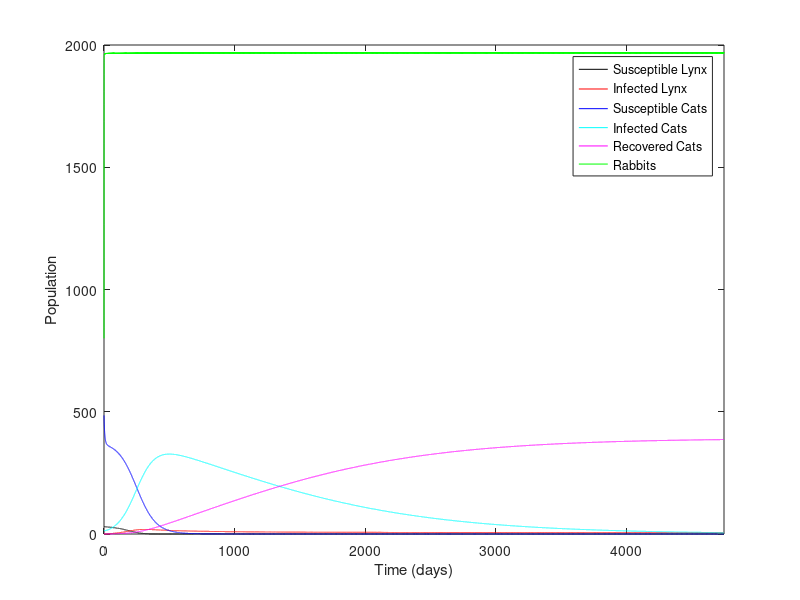
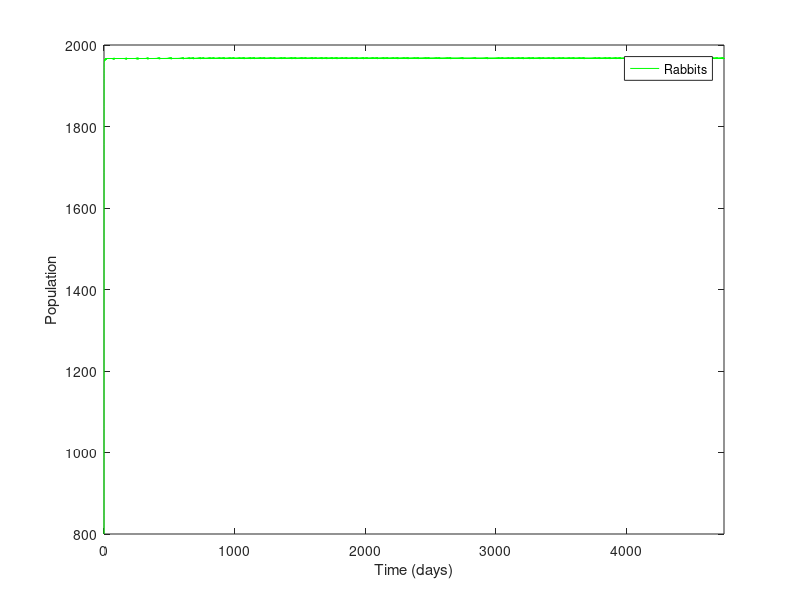
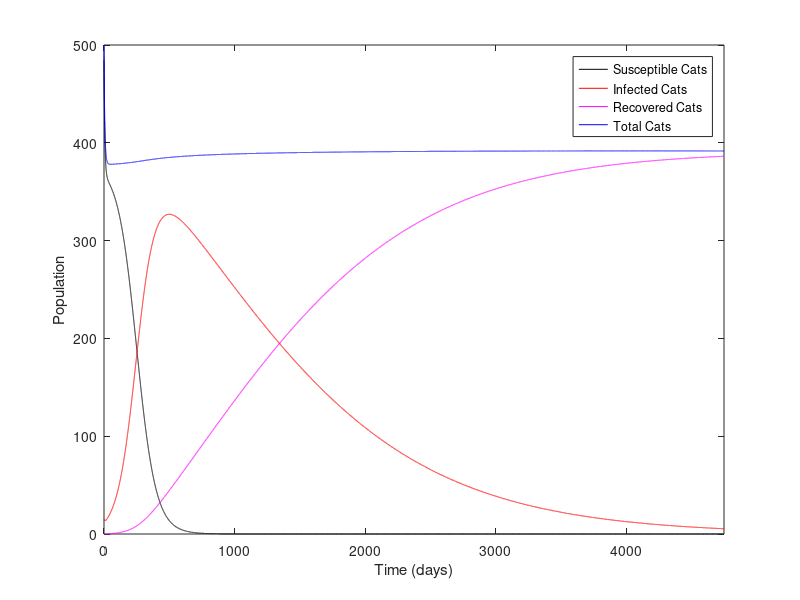
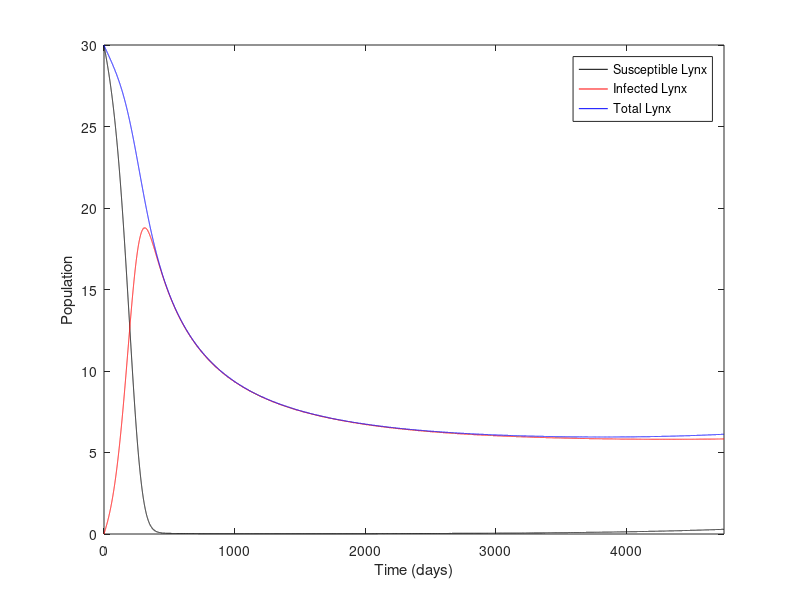

The MATLAB script that drew these images, in order:
function model1()
    %Parameters
    param.L0 = 30; %OK 30
    param.S_L0 = param.L0;
    param.I_L0 = 0;
    init_infect = 0.03; %initial infected in Cats
    param.C0 = 500; %ESTIMATION 500 = 470 + 30
    param.S_C0 = (1 - init_infect)*param.C0;
    param.I_C0 = init_infect * param.C0;
    param.R_C0 = 0;

    param.R0 = 800;
    
    param.e_LR = 0.127; %OK  0.12
    param.e_CR = 0.24; %ESTIMATION 0.24
    param.e_LC = 0.0001; %ESTIMATION 0.01
    param.beta_L = (30/250000) * 25 * 0.9; %ESTIMATION 0.07 
    param.beta_C = (500/250000) * 25 * 0.3; %OK 0.027;
    param.beta_CL = 0.95 * (30/250000) * 25 * 0.7; %ESTIMATION 
    param.gamma_L = 0.00011; %OK 0.00046
    param.rho_C = 0.00046; %OK 
    param.delta_L = 0.0032; %OK 0.0032
    param.delta_C = 0.0007; %OK 0.0007
    param.q_L = 0.1; %ESTIMATION 0.036
    param.p_C = 0.5; %OK 
    param.p_L = 0.5; %OK 
    param.x_L = 0.12; %OK 0.14
    param.x_C = 0.08; %BOF 0.002; 0.1
    param.y_R = 6.1; %OK 6.1
    param.K_C = 600;
    param.K_R = 2000;
    param.K_L = 800;
    
    %Model
    X0 = [param.S_L0 param.I_L0 param.S_C0 param.I_C0 param.R_C0 param.R0];
    % simulation parameters
        tf = 365 * 13; %Time
        options = odeset('NonNegative',1:6);
    [t,X] = ode45( @(t,x) Mod_rhs(t,x,param), [0,tf], X0(:), options);

    X = X';
    t = t';
    
    %plot all
    figure
    plot(t,X(1,:),'k','DisplayName','Susceptible Lynx');
    hold on;
    plot(t,X(2,:),'r','DisplayName','Infected Lynx');
    plot(t,X(3,:),'b','DisplayName','Susceptible Cats');
    plot(t,X(4,:),'c','DisplayName','Infected Cats');
    plot(t,X(5,:),'m','DisplayName','Recovered Cats');
    plot(t,X(6,:),'g','DisplayName','Rabbits');
    xlim([0 365*13])
    xlabel('Time (days)')
    ylabel('Population')
    hold off;
    legend show;
    
    %plot R
    figure
    plot(t,X(6,:),'g','DisplayName','Rabbits');
    xlim([0 365*13])
    xlabel('Time (days)')
    ylabel('Population')
    legend show;
    
    %plot C 
    figure
    plot(t,X(3,:),'k','DisplayName','Susceptible Cats');
    hold on;
    plot(t,X(4,:),'r','DisplayName','Infected Cats');
    plot(t,X(5,:),'m','DisplayName','Recovered Cats');
    plot(t,X(3,:) + X(4,:) + X(5,:),'b','DisplayName','Total Cats');
    xlim([0 365*13])
    xlabel('Time (days)')
    ylabel('Population')
    hold off;
    legend show;
    
    %plot L
    figure
    plot(t,X(1,:),'k','DisplayName','Susceptible Lynx');
    hold on;
    plot(t,X(2,:),'r','DisplayName','Infected Lynx');
    plot(t,X(1,:) + X(2,:),'b','DisplayName','Total Lynx');
    xlim([0 365*13])
    xlabel('Time (days)')
    ylabel('Population')
    hold off;
    legend show;
    
    %plot LCR
    figure
    plot(t,X(1,:) + X(2,:),'r','DisplayName','Lynx');
    hold on;
    plot(t,X(3,:)+X(4,:)+X(5,:),'b','DisplayName','Cats');
    plot(t,X(6,:),'g','DisplayName','Rabbits');
    xlim([0 365*13])
    xlabel('Time (days)')
    ylabel('Population')
    hold off;
    legend show;
    
    %plot 3D
    figure
    scatter3(X(1,:) + X(2,:),X(3,:)+X(4,:)+X(5,:),X(6,:));
    xlabel('Lynx')
    ylabel('Cats')
    zlabel('Rabbits')
end    

% FUNCTION (mix of SIR and Rosenzweig-MacArthur model)
function dxdt = Mod_rhs(t,x,param)
% function that computes the right-hand side of the differential equation
    S_L = x(1);
    I_L = x(2);
    L = S_L + I_L;
    S_C = x(3);
    I_C = x(4);
    R_C = x(5);
    C = S_C + I_C + R_C;
    R = x(6);
    
    dxdt = [  (param.e_LC * C * S_L/(C + 60)*(1 - L/param.K_L)) +  (param.e_LR * R * S_L/(R + 48)*(1 - L/param.K_L)) + (param.gamma_L * I_L) - (param.x_L * S_L) - (param.beta_L * I_L * S_L/L) - (param.beta_CL * I_C * S_L/L), ... dS_L/dt
              (param.e_LC * C * I_L/(C + 60)*(1 - L/param.K_L)) + (param.e_LR * R * I_L/(R + 48)*(1 - L/param.K_L)) + (param.beta_L * I_L * S_L/L) + (param.beta_CL * I_C * S_L/L) - (param.x_L * I_L) - (param.gamma_L * I_L) - (param.delta_L * I_L), ... dI_L/dt
              (param.e_CR * R * S_C/(R + 48) * (1 - C/param.K_C)) - (param.x_C * S_C) - (param.beta_C * I_C * S_C/C) - (param.q_L * L * S_C/(C + 60))  , ... dS_C/dt
              (param.e_CR * R * I_C/(R + 48) * (1 - C/param.K_C)) + (param.beta_C * I_C * S_C/C) - (param.x_C * I_C) - (param.q_L * L * I_C/(C + 60)) - (param.rho_C * I_C) - (param.delta_C * I_C)  , ... dI_C/dt
              (param.e_CR * R * R_C/(R + 48) * (1 - C/param.K_C)) + (param.rho_C * I_C) - (param.x_C * R_C) - (param.q_L * L * R_C/(C + 60))  , ... dR_C/dt
              (param.y_R * R*(1 - R/param.K_R)) - (param.p_C * R * C/(R + 48)) - (param.p_L * R * L/(R + 48))    ... dR/dt
           ];
	dxdt = dxdt (:);
end